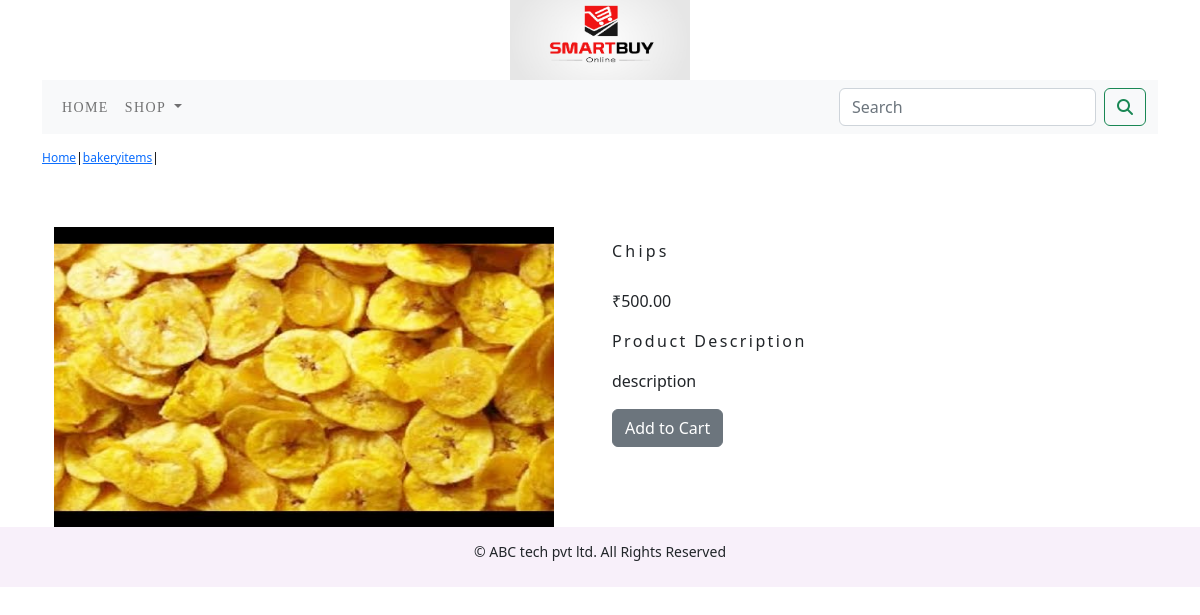
The app's page /shop/bakery-items/chips/ with its own data.
### shop/models.py (models this page shows, shortened)
class Product(models.Model):
    name = models.CharField(max_length=250, unique=True)
    slug = models.SlugField(max_length=250, unique=True)
    description = models.TextField(blank=True)
    price = models.DecimalField(max_digits=10, decimal_places=2)
    category = models.ForeignKey(Category, on_delete=models.CASCADE)
    image = models.ImageField(upload_to='product', blank=True)
    stock = models.IntegerField()
    available = models.BooleanField(default=True)
    created = models.DateTimeField(auto_now_add=True)
    updated = models.DateTimeField(auto_now=True)
    class Meta:
        ordering = ('name',)
        verbose_name = 'product'
        verbose_name_plural = 'products'

class Category(models.Model):
    name = models.CharField(max_length=250, unique=True)
    slug = models.SlugField(max_length=250, unique=True)
    description = models.TextField(blank=True)
    image = models.ImageField(upload_to='category', blank=True)
    class Meta:
        ordering = ('name',)
        verbose_name = 'category'
        verbose_name_plural = 'categories'
    def get_url(self):
        return reverse('shop:products_by_category', args=[self.slug])
    def __str__(self):
        return '{}'.format(self.name)

### shop/views.py (the view)
# urls.py: path('<slug:c_slug>/<slug:product_slug>/', views.ProdDetail, name='products_category_detail'),
def ProdDetail(request, c_slug, product_slug):
    try:
        product = Product.objects.get(category__slug=c_slug, slug=product_slug)
    except Exception as e:
        raise e
    return render(request, 'product.html', {'product': product})

### cart/context_processors.py (called while the page is built)
def counter(request):
    item_count = 0
    if 'admin' in request.path:
        return {}
    else:
        try:
            cart = Cart.objects.filter(cart_id= _cart_id(request))
            cart_items=CartItem.objects.all().filter(cart=cart[:1])
            for cart_item in cart_items:
                item_count += cart_item.quantity
        except Cart.DoesNotExist:
            item_count = 0
        return dict(item_count=item_count)

### cart/views.py (called while the page is built)
def _cart_id(request):
    cart = request.session.session_key
    if not cart:
        cart = request.session.create()
    return cart

### shop/context_processors.py (called while the page is built)
def menu_links(request):
    links = Category.objects.all()
    return dict(links=links)

### templates/product.html (shortened to what this page needs)
{% extends 'base.html' %}
{% load static %}
{% block content %}
<div class="row my_prod_row_class">
  <div class="mx_auto">
    <p><a href="{% url 'shop:AllprodCat' %}">Home</a>|<a href="{{product.category.url}}">{{product.category}}</a>|{{Product.name}}</p>
  </div>
</div>
<div class="container">
<br>
<div class="row">
  <div class="col-6 col-sm-6 col-md-6 col-lg-6">
      <img src="{{product.image.url}}" alt="{{product.name}}" style="min-width :10rem" width="500px" height="300px">
  </div>
  <div class="col-6 col-sm-6 col-md-6 col-lg-6">
      <h1 class="my_prod_title">{{product.name}}</h1>
      <p>₹{{product.price}}</p>
      <p class="my_title">Product Description</p>
      <p class="text-justify my_prod_text">{{product.description}}</p>
      {% if product.stock <= 0 %}
      <p class="text-justify my_prod_text"><b>Out of Stock</b></p>
      {% else %}
      <a href="{% url 'cart:add_cart' product.id %}" class="btn btn-secondary">Add to Cart</a>
      {% endif %}
  </div>
</div>
</div>
{% endblock %}

### static/css/custom.css (style rules this page uses)
body { font-family: 'Lato', sans-serif; }
.my_title { font-size:16px; text_transform:uppercase; letter-spacing:0.15em; }
.my_prod_row_class { padding-top:15px; padding-bottom:20px; }
.my_prod_row_class .mx_auto { color:#000 ; font-size:12px; text-decoration:none; }
.my_prod_title { font-size:16px; text_transform:uppercase; letter-spacing:0.2em; padding-top:15px; padding-bottom:20px; }
.my_prod_text { padding-right:20px; }

### records on screen
Product: category "bakeryitems", image (picture), name "Chips", price "500.00", description "description"
